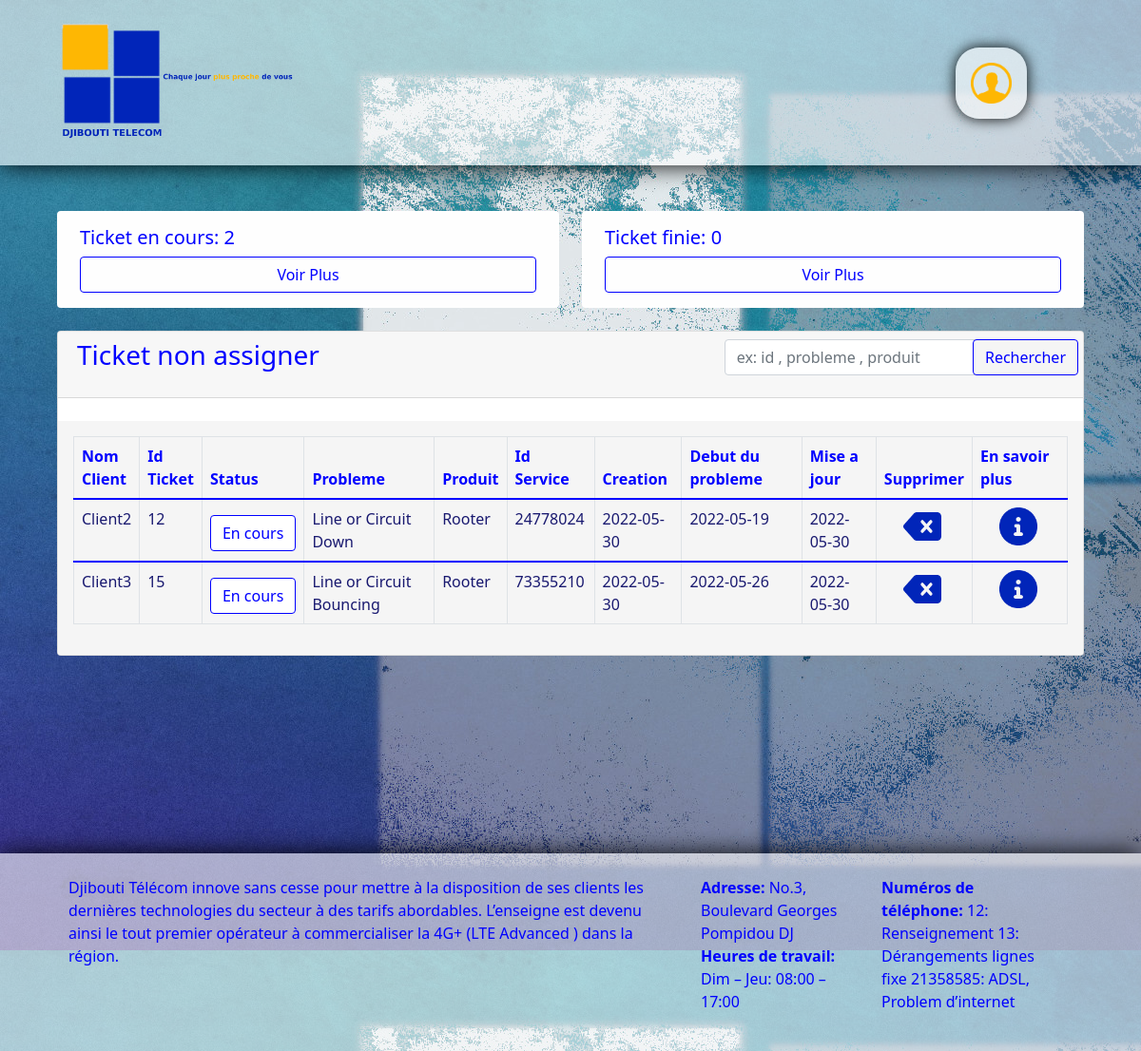
Page /Code_site_ticket/Acceuil.php (signed in) on the committed database.
### tables this page shows
CREATE TABLE `utilisateur` (
  `idUtil` int(11) NOT NULL,
  `NomUtil` varchar(256) DEFAULT NULL,
  `PrenomUtil` varchar(256) DEFAULT NULL,
  `EmailUtil` varchar(256) DEFAULT NULL,
  `TelephoneUtil` int(11) DEFAULT NULL,
  `DateNaissance` date DEFAULT NULL,
  `AdresseUtil` varchar(256) DEFAULT NULL,
  `MDPUtil` varchar(256) DEFAULT NULL,
  `RoleUtil` varchar(50) DEFAULT NULL,
  `NbTicket` int(11) DEFAULT NULL,
  `NbTicketEnCours` int(11) DEFAULT NULL,
  `NbTicketFinie` int(11) DEFAULT NULL,
  `Activer` tinyint(4) NOT NULL
);

CREATE TABLE `ticket` (
  `IdTicket` int(11) NOT NULL,
  `Status` varchar(50) DEFAULT NULL,
  `Probleme` varchar(256) DEFAULT NULL,
  `ProblemeBool` varchar(3) DEFAULT NULL,
  `Produit` varchar(256) DEFAULT NULL,
  `IdService` int(11) DEFAULT NULL,
  `DateCreation` date DEFAULT NULL,
  `DateDebutProblem` date DEFAULT NULL,
  `ImpactBusiness` longtext DEFAULT NULL,
  `Description` longtext DEFAULT NULL,
  `DerniereMaJ` date DEFAULT NULL,
  `IdAgent` int(11) DEFAULT NULL,
  `IdClient` int(11) DEFAULT NULL
);

### Code_site_ticket/Acceuil.php (the view, shortened to what this page needs)
<!DOCTYPE html>
<html lang="en">
    <head>
        <link href="../css/styles.css" rel="stylesheet" />
        <link rel="stylesheet" href="../bootstrap-5.1.3-dist/css/bootstrap.css"/>
    </head>
    <body style="background-image: url('../Ressource/BG-Website.jpg'); width: 100%; height: 100%;">
    <article style="min-height: 100%; display: flex; flex-direction: column; align-items: stretch;">
        <?php
            $serveur="localhost";
            $utilisateur="root";
            $motDePasse="";
            $baseDeDonnee="Site_ticket";
            $sum=mysqli_connect($serveur,$utilisateur,$motDePasse,$baseDeDonnee);
            $Id=$_SESSION['Id'];
            $resultat2=mysqli_query($sum,"SELECT * FROM utilisateur WHERE IdUtil='$Id'");
            while($ligne=mysqli_fetch_row($resultat2)){
                $RoleUtil=$ligne[8];
            }
            if(isset($_POST['Rechercher'])){
                $Needle=$_POST['NomCompte'];
            }else{
                $Needle="";
            }
        ?>
        <?php include 'NavBarCompte.php';?>
        <section class="py-5" style="flex-grow: 1; flex-shrink: 0;">
            <div class="content-wrapper pl-3" style="background: rgba(2.4, 36.1, 41.6, 0);">
                <div class="container-fluid" style="background: rgba(2.4, 36.1, 41.6, 0);padding-left: 5%; padding-right: 5%;">
                    <?php include 'TopBar.php'; ?>
                    <div class="card mt-4" style="color: blue;">
                    <div class="card-header rounded-top" style="height:70px;">
                        <h3 class="card-title" style="position:absolute; left: 20px;">Ticket non assigner</h3>
                        <form method="post" action="Acceuil.php" >
                            <input type="text" name="NomCompte" class="form-control w-25" style="position: absolute; right: 10%;" placeholder="ex: id , probleme , produit">
                            <input type="submit" name="Rechercher" class="btn" value="Rechercher" style="color:blue; background-color:whitesmoke ; border-style: solid; border-color: blue; position:absolute; right: 5px;">
                        </form>
                    </div>
                    <div class="card-body rounded-bottom mt-4" style="background:whitesmoke;">
                    <table class="table table-bordered" style="color:blue;">
                    <thead>
                        <tr>
                        <?php if($RoleUtil!='Client'){?>
                        <th style="width: 50px">Nom Client</th>
                        <?php }?>
                        <th style="width: 50px">Id Ticket</th>
                        <th>Status</th>
                        <th>Probleme</th>
                        <th>Produit</th>
                        <th>Id Service</th>
                        <th>Creation</th>
                        <th>Debut du probleme</th>
                        <th>Mise a jour </th>
                        <th style="width: 100px">Supprimer</th>
                        <th style="width: 100px">En savoir plus</th>
                        </tr>
                    </thead>
                    <?php
                        $resultat1=mysqli_query($sum,"SELECT * FROM ticket WHERE IdTicket LIKE '%{$Needle}%' OR Probleme LIKE '%{$Needle}%' OR Produit LIKE '%{$Needle}%' ORDER BY DateCreation DESC;");
                        while($ligne=mysqli_fetch_row($resultat1)){
                            $IdTicket=$ligne[0];
                            $Status=$ligne[1];
                            $Probleme=$ligne[2];
                            $Produit=$ligne[4];
                            $IdService=$ligne[5];
                            $DateCreation=$ligne[6];
                            $DateDebutProblem=$ligne[7];
                            $DerniereMaJ=$ligne[10];
                            $IdAgent=$ligne[11];
                            $IdClient=$ligne[12];
                            if($Status=='Non assigner' && $IdClient==$IdUtil && $IdAgent==NULL){
                    ?>
                    <tbody>
                        <tr>
                        <td style="color:midnightblue;">
                            <?php echo "$IdTicket"; ?>
                        </td>
                        <td style="color:midnightblue;">
                            <?php echo "$Status"; ?>
                        </td>
                        <td style="color:midnightblue;">
                            <?php echo "$Probleme"; ?><br>
                        </td>
                        <td style="color:midnightblue;">
                            <?php echo "$Produit"; ?>
                        </td>
                        <td style="color:midnightblue;">
                            <?php echo "$IdService"; ?>
                        </td>
                        <td style="color:midnightblue;">
                            <?php echo "$DateCreation"; ?>
                        </td>
                        <td style="color:midnightblue;">
                            <?php echo "$DateDebutProblem"; ?>
                        </td>
                        <td style="color:midnightblue;">
                            <?php echo "$DerniereMaJ"; ?>
                        </td>
                        <td>
                            <form method="post" action="SupprimerTicket.php">
                            <input type="hidden" name="IdTicket" value="<?php echo "$IdTicket";?>" >
                            <input type="hidden" name="Location" value="Acceuil.php">
                            <input type="image" name="Supprimer"  value="Supprimer" src="../Ressource/delete-left-solid.png" alt="submit" width="40" height="40" style="position:relative; left:20px;">
                            </form>
                        </td>
                        <td>
                            <form method="post" action="FicheTicket.php">
                            <input type="hidden" name="IdTicket" value="<?php echo "$IdTicket";?>" >
                            <input type="image" name="Fiche"  value="Fiche" src="../Ressource/circle-info-solid.png" alt="submit" width="40" height="40" style="position:relative; left:20px;">
                            </form>
                        </td>
                        </tr>
                    </tbody>
                </div>
                    <?php
                            }else if($Status=="En cours" && $IdAgent==$IdUtil && $RoleUtil=='Agent'){
                    ?>
                    <tbody>
                        <tr>
                        <?php
                            $resultatClient=mysqli_query($sum,"SELECT * FROM utilisateur WHERE IdUtil='$IdClient';");
                            while($ligne=mysqli_fetch_row($resultatClient)){
                                $NomClient=$ligne[2];
                            }
                        ?>
                        <td style="color:midnightblue;">
                            <?php echo "$NomClient"; ?>
                        </td>
                        <td style="color:midnightblue;">
                            <?php echo "$IdTicket"; ?>
                        </td>
                        <td>
                            <form method="post" action="Acceuil.php">
                                <input type="submit" name="Status" value="<?php echo "$Status"; ?>" class="btn bg-white mt-2" style="border-style:solid; border-color:blue; color:blue;">
                            </form>
                        </td>
                        <td style="color:midnightblue;">
                            <?php echo "$Probleme"; ?><br>
                        </td>
                        <td style="color:midnightblue;">
                            <?php echo "$Produit"; ?>
                        </td>
                        <td style="color:midnightblue;">
                            <?php echo "$IdService"; ?>
                        </td>
                        <td style="color:midnightblue;">
                            <?php echo "$DateCreation"; ?>
                        </td>
                        <td style="color:midnightblue;">
                            <?php echo "$DateDebutProblem"; ?>
                        </td>
                        <td style="color:midnightblue;">
                            <?php echo "$DerniereMaJ"; ?>
                        </td>
                        <td>
                            <form method="post" action="SupprimerTicket.php">
                            <input type="image" name="Supprimer"  value="Supprimer" src="../Ressource/delete-left-solid.png" alt="submit" width="40" height="40" style="position:relative; left:20px;">
                            </form>
                        </td>
                        <td>
                            <form method="post" action="FicheTicket.php">
                            <input type="image" name="Fiche"  value="Fiche" src="../Ressource/circle-info-solid.png" alt="submit" width="40" height="40" style="position:relative; left:20px;">
                            </form>
                        </td>
                        </tr>
                    </tbody>
                    </div>
                    <?php
                            }}
                    ?>
                    </div>
                </div>
        </section>
        <?php include 'FooterCompte.php';?>
    </article>
    </body>
</html>

### Code_site_ticket/NavBarCompte.php (shortened to what this page needs)
<nav class="navbar navbar-expand-lg navbar-dark " style="background: rgba(254, 254, 254, 0.6);  box-shadow: 0 0 25px 0 black; flex-shrink: 0;">
    <div class="container">
        <div class="user-panel ml-3 ml-2 mt-1 mb-1  w-25  elevation-2 ">
            <a href="Acceuil.php">
            <ul class="navbar-nav">
                <li class="nav-item mr-2">
                    <img height=150; src="../Ressource/Logo.png" alt="Djibouti Telecom" class=" elevation-3 ">
                </li>
            </ul></a>
        </div>
        <div class="collapse navbar-collapse" id="navbarSupportedContent" style="position: absolute; right: 10%;">
           <div class="dropdown">
          <img onclick="myFunction()" class="dropbtn" src="../Ressource/PhotoCompte.png" height=75>
        </div>
        </div>
    </div>
</nav>

### Code_site_ticket/TopBar.php (shortened to what this page needs)
<?php
	$IdUtil = $_SESSION['Id'];
	$NbTicket=0;
	$NbTicketEnCours=0;
	$NbTicketFinie=0;
	$query1 = mysqli_query($sum,"SELECT * FROM utilisateur WHERE idUtil = '$IdUtil';");
	while($ligne=mysqli_fetch_row($query1)){
        $NbTicket=$ligne[9];
		$NbTicketEnCours=$ligne[10];
		$NbTicketFinie=$ligne[11];
    }
	$NbTicketNA = $NbTicket -($NbTicketEnCours+$NbTicketFinie);
?>
<div class="row">
    <div class=" col">
            <div class="container-fluid rounded" style="background: rgba(254, 254, 254, 1);">
                <div class="inner pt-3 pb-3 " style="color:blue;">
                    <?php if($RoleUtil=='Agent'){?>
                        <h5>  Ticket en cours: <?php echo $NbTicketEnCours ;?></h5>
                    <?php }else{ ?>
                        <h5>  Ticket non assigner: <?php echo $NbTicketNA ;?></h5>
                    <?php } ?>
                    <a href="Acceuil.php" class="btn btn-white w-100" style="color: blue ; border-style:solid; border-color:blue;"> Voir Plus</a>
                </div>
            </div>
        </div>
        <div class="col">
            <div class="container-fluid rounded" style="background: rgba(254, 254, 254, 1);">
                <div class="inner pt-3 pb-3 " style="color:blue;">
                    <h5>  Ticket finie: <?php echo $NbTicketFinie ;?></h5>
                    <a href="TicketFinie.php" class="btn btn-white w-100" style="color: blue ; border-style:solid; border-color:blue;"> Voir Plus</a>
                </div>
            </div>
        </div>
</div>

### Code_site_ticket/FooterCompte.php (shortened to what this page needs)
<div style="height: 10rem"></div>
<footer class="py-4" style="background: rgba(254, 254, 254, 0.6); color: blue;  box-shadow: 0 0 25px 0 black;  flex-shrink: 0;">
    <div class="row" style="margin-left: 5%; margin-right: 0%;">
        <div class="col-7">
        <p>
            Djibouti Télécom innove sans cesse pour mettre à la disposition de ses clients les dernières technologies du secteur à des tarifs abordables. L’enseigne est devenu ainsi le tout premier opérateur à commercialiser la 4G+ (LTE Advanced ) dans la région.
        </p>
        </div>
        <div class="col-2">
            <p>
                <b>Adresse:</b>
                No.3, Boulevard Georges Pompidou DJ<br>
                <b>Heures de travail:</b>
                Dim – Jeu: 08:00 – 17:00
            </p>
        </div>
        <div class="col-2">
            <p>
                <b>Numéros de téléphone:</b>
                12: Renseignement
                13: Dérangements lignes fixe
                21358585: ADSL, Problem d’internet
            </p>
        </div>
    </div>
</footer>

### Code_site_ticket/NavBarCompte.php (style rules this page uses)
.dropbtn { background-color: rgba(254, 254, 254, 0.6); color: white; padding: 16px; font-size: 16px; border: white; cursor: pointer; border-radius: 25px; box-shadow: 0 0 15px 0 black; }
.dropdown { position: relative; display: inline-block; }

### rows in the picture
utilisateur: NbTicketEnCours "2", NbTicketFinie "0"
ticket: utilisateur.PrenomUtil "Client2", IdTicket "12", Status "En cours", Probleme "Line or Circuit Down", Produit "Rooter", IdService "24778024", DateCreation "2022-05-30", DateDebutProblem "2022-05-19", DerniereMaJ "2022-05-30"
ticket: utilisateur.PrenomUtil "Client3", IdTicket "15", Status "En cours", Probleme "Line or Circuit Bouncing", Produit "Rooter", IdService "73355210", DateCreation "2022-05-30", DateDebutProblem "2022-05-26", DerniereMaJ "2022-05-30"
